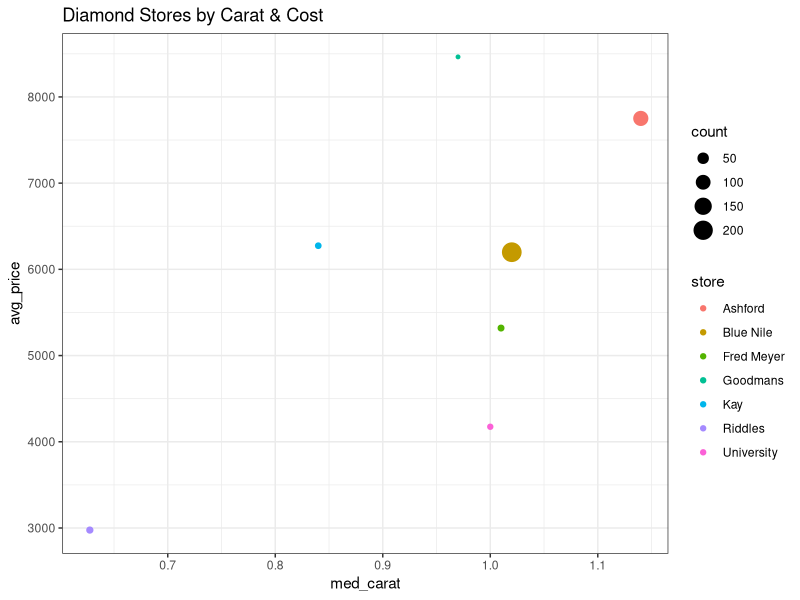
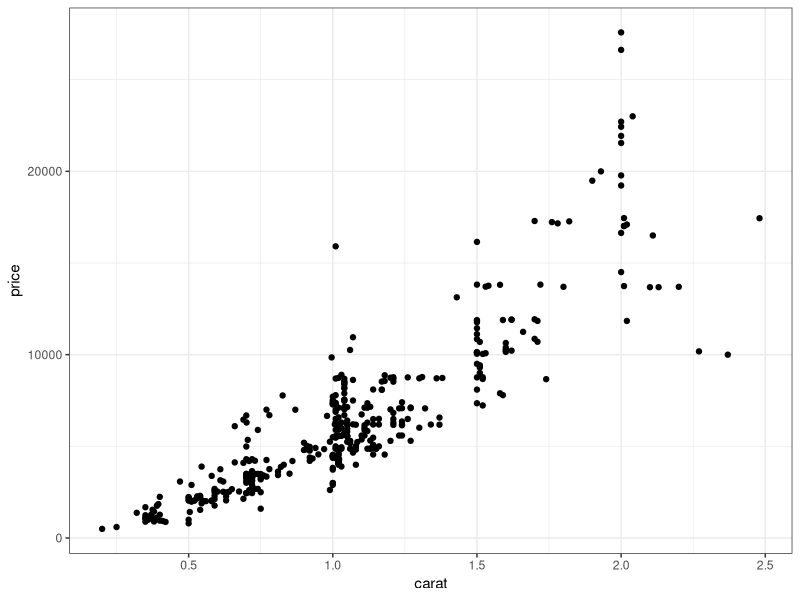
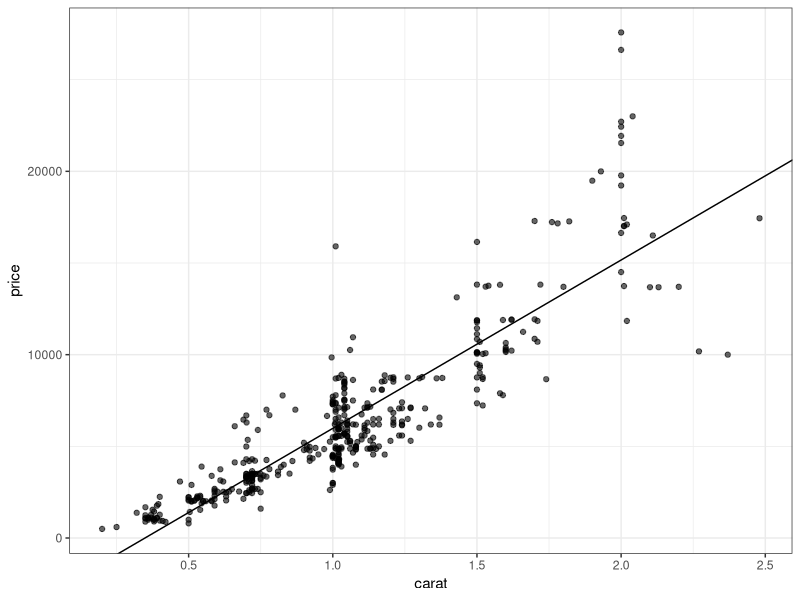
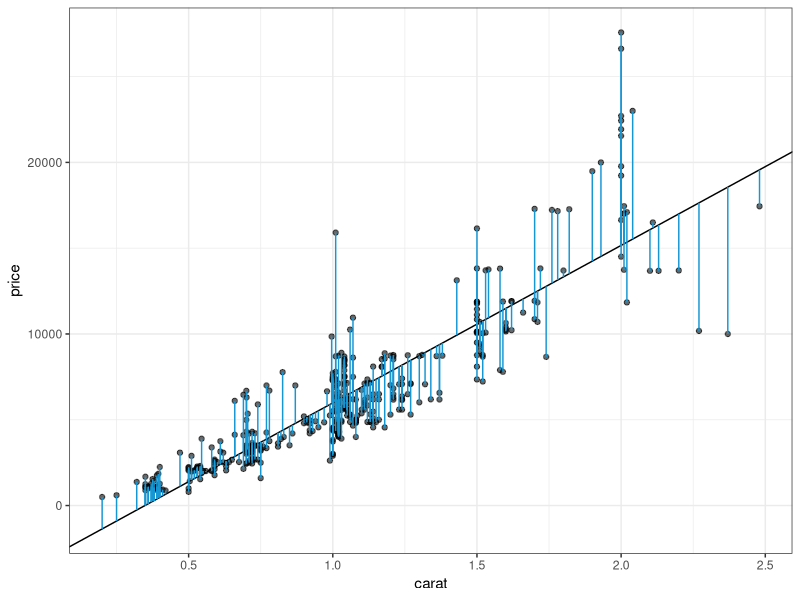

Reproduce these figures in R, in order. (Note: this script raises an error after producing the figures.)
#### Introduction to R for Statistical Learning 
#### Urban Institute Training
### Alex C. Engler
### 4/27/2017

##############################################################

### More Resources:

## 1. R CRAN Task Views: https://cran.r-project.org/web/views/
# CRAN is the Comprehensive R Archive Network, tasked with storing R and all of its packages.
# 
# CRAN Task Views are guides to doing certain tasks in R that are maintained by experts in that area. Most critically, this includes an overview of the many packages that 

## 2. Introduction to Statistical Learning: http://www-bcf.usc.edu/~gareth/ISL/ISLR%20First%20Printing.pdf
# 
# Wonderful textbook for 'statistical learning' - which includes not only statistics, but also many of the foundational skills in machine learning and data science. Nine out of ten of these chapters also have an R tutorial at the end. 

## R for Data Science - Chapters 23/24/25: http://r4ds.had.co.nz/model-basics.html#visualising-models
# This new free ebook goes into depth explaining R models and shows a wide variety of tricks to analyze and visualize those models. 

##############################################################

## You should remove the '#' and install the packages below, if you do not have them already:
# install.packages("dplyr")
# install.packages("ggplot2")

library(dplyr) 
library(ggplot2)

## Read in our sample dataset:
diamonds <- read.csv("diamonds.csv", header=TRUE)

glimpse(diamonds)

## dplyr & ggplot refresher:
diamonds %>%
	group_by(store) %>%
	summarize(avg_price = mean(price),
		med_carat = median(carat),
		count = n()) %>%
	filter(count > 10) %>%
	arrange(-avg_price) %>%
	ggplot(aes(x=med_carat, y=avg_price, color=store, size=count)) + 
		geom_point() + 
		ggtitle("Diamond Stores by Carat & Cost") +
		theme_bw()

## By default, R considers strings to be factors (R's categorical variables) upon loading. We can change the data type back to a string easily.
class(diamonds$store)
diamonds$store <- as.character(diamonds$store)

## Note you can also run:
# options(stringsAsFactors=FALSE)
## at the start of an R session, which will undo this default.

## Handy Descriptive Statistics:
mean(diamonds$price)
median(diamonds$price)
sd(diamonds$price)
fivenum(diamonds$price)

## Quantiles:
quantile(diamonds$price, 0.33)
quantile(diamonds$price, c(0.33,0.66))
quantile(diamonds$price, c(0.2,0.4,0.6,0.8))

## Correlation & Covariance
cor(diamonds$carat, diamonds$price) ## correlation
cov(diamonds$carat, diamonds$price) ## covariance

## Scatterplot:
ggplot(diamonds, aes(x=carat, y=price)) + 
  geom_point() +
  theme_bw()

## apply family of functions (more here: http://faculty.nps.edu/sebuttre/home/R/apply.html). Sapply applies  
sapply(diamonds[,c(1,2,3,7)], mean)
sapply(diamonds[,c(1,2,3,7)], sd)
sapply(diamonds[,c(1,2,3,7)], quantile, c(0.2, 0.4, 0.6, 0.8))


## Simple linear regression use lm()
## lm(formula, dataframe)
linear_model <- lm(price ~ carat, data = diamonds)

## Quick Overview:
linear_model
summary(linear_model)

## Accessing specific model information:
class(linear_model)
attributes(linear_model)

# You can refer to individual attributes with the '$' operator:
linear_model$call
linear_model$coefficients
linear_model$fitted.values


## Plot the fitted model:
coefs <- linear_model$coefficients

ggplot(data=diamonds) + 
  geom_point(aes(x=carat, y=price), alpha=0.6) +
  geom_abline(aes(intercept=coefs[1], slope=coefs[2])) + 
  theme_bw()

## Combine fitted values and our original dataset:
diamonds_more <- bind_cols(diamonds, as.data.frame(linear_model$fitted.values))
glimpse(diamonds_more)
colnames(diamonds_more)[8] <- "fitted_values"

## Plotting residuals with ggplot2:
ggplot(data=diamonds_more) + 
  geom_point(aes(x=carat, y=price), alpha=0.6) +
  geom_abline(aes(intercept=coefs[1], slope=coefs[2])) + 
  geom_segment(aes(x=carat, xend=carat, y=price, yend=fitted_values), color="#1696d3") +
  theme_bw()



## Multivariate Linear Regression with R Formula Syntax:
### Notes of R forumla syntax: http://faculty.chicagobooth.edu/richard.hahn/teaching/formulanotation.pdf

## . signifies all vars in dataframe:
linear_model <- lm(price ~ ., data = diamonds) 
summary(linear_model)

## - signifies removing this variable:
linear_model <- lm(price ~ . -store, data = diamonds)
summary(linear_model)

## Or you can use + to specify the list of variables you want to include:
linear_model <- lm(price ~ carat + color + clarity + cut + channel, data = diamonds)
summary(linear_model)

## Note how the modeling treats factors, the first level is left out:
linear_model$coefficients
levels(diamonds$cut)
levels(diamonds$channel)

## You can reoder factor if you prefer a different value left out:
diamonds$cut <- factor(diamonds$cut, levels=c("Not Ideal","Ideal"))


## : signifies an interaction between two variables:
linear_model <- lm(price ~ carat + clarity:cut, data = diamonds) 
summary(linear_model)

## * signifies an interaction between two variables AND those variables independently:
linear_model <- lm(price ~ carat + clarity*cut, data = diamonds) 
summary(linear_model)

## You can manipulate variables in the forumla, too:
linear_model <- lm(price ~ carat + sqrt(carat), data = diamonds) 
summary(linear_model)


## There is a 'weights' argument for most models that can use them:
linear_model <- lm(price ~ color + clarity + cut + channel, weight=carat, data = diamonds) 
summary(linear_model)


## Missing data - R will silently drop rows with missing data (if that column is in regression):
diamonds_tmp <- diamonds
diamonds_tmp$carat[5] <- NA
model <- lm(price ~ carat, data = diamonds_tmp) 

nrow(diamonds)
nobs(model)


if(nrow(data) != nobs(model)){print("Problem!")}

## the tidy() function in the broom package is useful for storing model results:
# install.packages("broom")
library(broom)
tidy_model <- tidy(linear_model)
class(tidy_model)

tidy(linear_model)

# QQ Plots
qqnorm(linear_model2$residuals)
qqline(linear_model2$residuals)
hist(linear_model2$residuals, breaks=30) 
## Basics on interpreting a qqplot: https://stats.stackexchange.com/questions/101274/how-to-interpret-a-qq-plot

## Analysis of Variance with anova()
# Performs chi-square test to check significance in RSS 
linear_model1 <- lm(price ~ carat + sqrt(carat), data = diamonds) 
linear_model2 <- lm(price ~ carat + log(carat) + cut, data = diamonds) 

anova(linear_model, linear_model2)


## Generalized Linear Models use glm()
# GLM Overview: http://www.statmethods.net/advstats/glm.html
str(diamonds$cut)
table(diamonds$cut)

logistic_model <- glm(cut ~ price + carat + clarity + channel, data = diamonds, family = binomial)
summary(logistic_model)
?family

## Exponentiate coefficients to get odds ratio:
logistic_model$coefficients
exp(logistic_model$coefficients)
## Interpreting odds-ratio: http://www.appstate.edu/~whiteheadjc/service/logit/intro.htm#interp




## Leverage and Outliers 
?influence.measures
hatvalues(linear_model) ## check for leverage

cook_list <- cooks.distance(linear_model2) ## check for high influence 
outliers <- cook_list[cook_list > 0.05] 

## To look at the rows of data with high cooks distance:
names(outliers)
diamonds[names(outliers),]


## CAR - Companion to Applied Regression
## install.packages("car")
library(car)
outlierTest(linear_model) ## outlier tests using Bonferonni p-value
vif(linear_model) ## Variance Influence Factors

## MASS - Modern Applied Statistics
library(MASS) 
## Robust Linear Regression w/ IRLS
r_lm <- rlm(price ~ carat + color + clarity + cut + channel, data = diamonds) 
attributes(r_lm)


## Penalized methods with glmnet
library(glmnet)
ridge <- glmnet(x=as.matrix(diamonds[,1:3]), y=diamonds$price)
attributes(ridge)

## Caret Package - For Applied Machine Learning 
# install.packages("caret")
library(caret)

rf_model <- train(price ~., data = diamonds, method="rf")
nnet_model <- train(price ~., data = diamonds, method="nnet")
## Model training with caret: http://topepo.github.io/caret/training.html
